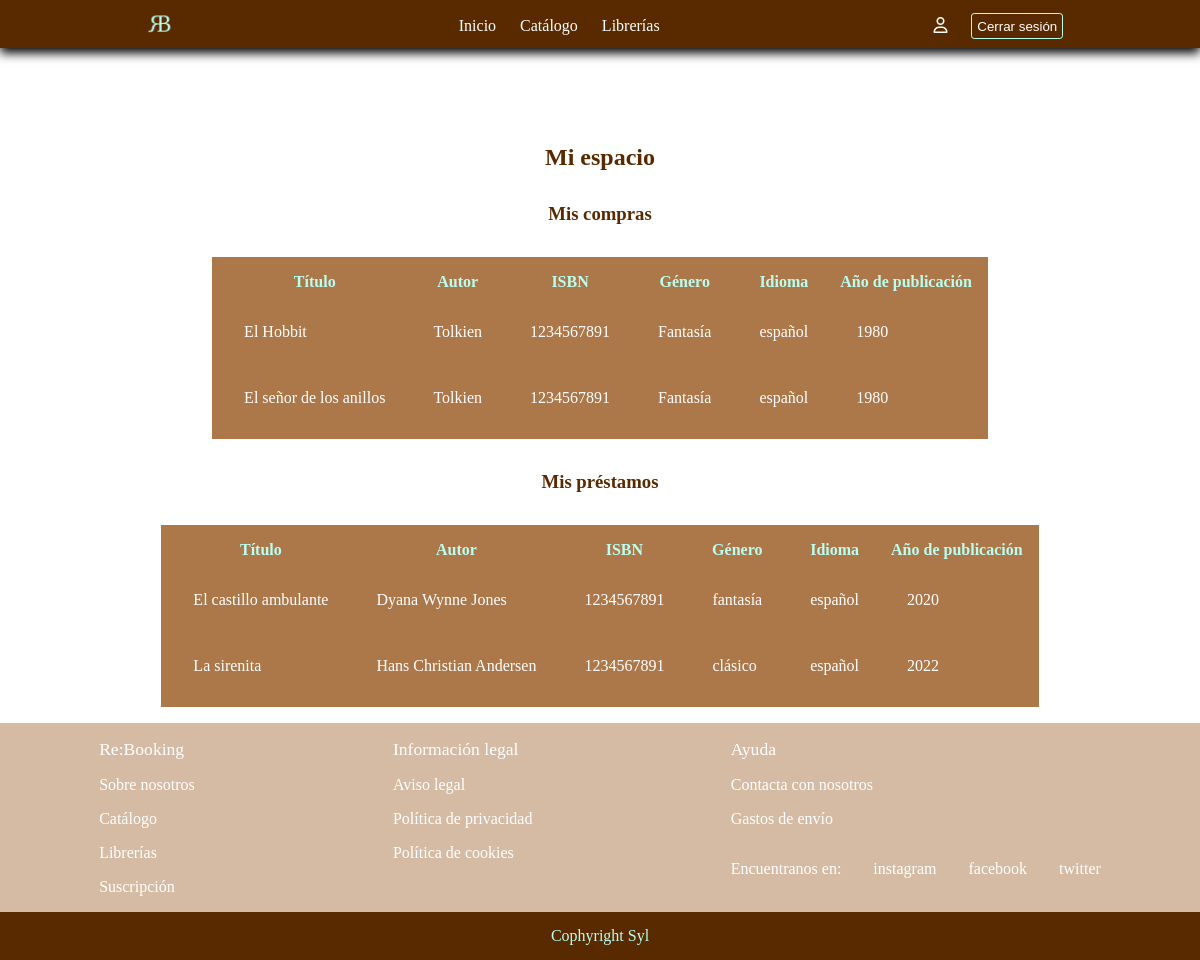
Page /espacioClientes.php (signed in) on the committed database.
### tables this page shows
CREATE TABLE `libros` (
  `idLibro` int(5) NOT NULL,
  `nombreLibro` varchar(100) NOT NULL,
  `isbnLibro` bigint(13) NOT NULL,
  `nombreAutor` varchar(100) NOT NULL,
  `imagenLibro` varchar(100) NOT NULL,
  `generoLibro` varchar(80) NOT NULL,
  `editorialLibro` varchar(100) NOT NULL,
  `estadoLibro` tinyint(1) NOT NULL,
  `precioLibro` decimal(4,0) NOT NULL,
  `idiomaLibro` varchar(50) NOT NULL,
  `anoPublicacion` year(4) NOT NULL
);

### src/espacioClientes.php (the view, shortened to what this page needs)
<?php
$user=$_SESSION['usuario'];
require 'php/conexionBD.php';
?>
<!DOCTYPE html>
<html lang="en">
<head>
    <link rel="stylesheet" href="css/base.css">
    <link rel="stylesheet" href="css/espacio.css">
    <link href="https://cdnjs.cloudflare.com/ajax/libs/font-awesome/6.7.0/css/all.min.css" rel="stylesheet">
</head>
<body>
    <header>
        <ul>
            <li><img class="logo-base" src="./img/logo_base.png" alt="logotipo"></li>
        </ul>
        <ul class="menuPrincipal">
            <li><a href="index.php">Inicio</a></li>
            <li><a href="catalogo.php">Catálogo</a></li>
            <li><a href="librerias.php">Librerías</a></li>
        </ul>
        <?php
        if(isset($_SESSION['usuario'])){
            echo '<ul>
            <li><a href="espacio'.$_SESSION['tipoUser'].'.php"><i class="fa-regular fa-user userContorno"></i>
                <i class="fa-solid fa-user userHover"></i></a></li>
            <li><a href="php/logout.php"><button class="registrar">Cerrar sesión</button></a></li>
        </ul> ';
        }else{
            echo '<ul>
            <li><a href="loginForm.php"><i class="fa-regular fa-user userContorno"></i>
                <i class="fa-solid fa-user userHover"></i></a></li>
            <li><a href="registroForm.php"><button class="registrar">Registrarse</button></a></li>
        </ul> ';
        }
        ?>
    </header>
    <main>
        <h2>Mi espacio</h2>
        <h3>Mis compras</h3>
        <article class="listaCompra">
            <?php
            $conexionBD->set_charset("utf8mb4");
                $consultaId = $conexionBD->query("SELECT idCliente FROM clientes WHERE nombreSesion='$user'");
                $row = mysqli_fetch_array($consultaId, MYSQLI_ASSOC);
                $id=$row['idCliente'];
                $consultaCompra = $conexionBD->query("SELECT * FROM libros WHERE idLibro IN(SELECT idLibro FROM acciones WHERE idCliente=$id AND tipoAccion='compra')");
                echo'<table><thead><th>Título</th><th>Autor</th><th>ISBN</th><th>Género</th><th>Idioma</th><th>Año de publicación</th></thead><tbody>';
                while ($row = mysqli_fetch_array($consultaCompra, MYSQLI_ASSOC)){
                    echo '
                    <tr><td>'.$row['nombreLibro'].'</td><td>'.$row['nombreAutor'].'</td><td>'.$row['isbnLibro'].'</td><td>'.$row['generoLibro'].'</td><td>'.$row['idiomaLibro'].'</td><td>'.$row['anoPublicacion'].'</td></tr>
                    ';
                }
                echo'</tbody></table>';
            ?>
        </article>
        <h3>Mis préstamos</h3>
        <article class="listaPrestamo">
        <?php
                $consultaPrestamo = $conexionBD->query("SELECT * FROM libros WHERE idLibro IN(SELECT idLibro FROM acciones WHERE idCliente=$id AND tipoAccion='prestamo')");
                echo'<table><thead><th>Título</th><th>Autor</th><th>ISBN</th><th>Género</th><th>Idioma</th><th>Año de publicación</th></thead><tbody>';
                while ($row = mysqli_fetch_array($consultaPrestamo, MYSQLI_ASSOC)){
                    echo '
                    <tr><td>'.$row['nombreLibro'].'</td><td>'.$row['nombreAutor'].'</td><td>'.$row['isbnLibro'].'</td><td>'.$row['generoLibro'].'</td><td>'.$row['idiomaLibro'].'</td><td>'.$row['anoPublicacion'].'</td></tr>
                    ';
                }
                echo'</tbody></table>';
            ?>
        </article>
    </main>
      <footer>
        <div class="footerSuperior">
        <ul class="info">
            <li class="tituloFooter">Re:Booking</li>
            <li>Sobre nosotros</li>
            <li>Catálogo</li>
            <li>Librerías</li>
            <li>Suscripción</li>
        </ul>
        <ul class="aviso">
            <li class="tituloFooter">Información legal</li>
            <li>Aviso legal</li>
            <li>Política de privacidad</li>
            <li>Política de cookies</li>
        </ul>
        <ul class="contacto">
            <li class="tituloFooter">Ayuda</li>
            <li>Contacta con nosotros</li>
            <li>Gastos de envío</li>
            <ul class="redes">
                <li>Encuentranos en:</li>
                <li>instagram</li>
                <li>facebook</li>
                <li>twitter</li>
            </ul>
        </ul>
        </div>
        <div class="footerInferior"><p>Cophyright Syl</p></div>
    </footer>
</body>
</html>

### src/css/base.css (style rules this page uses)
*,*::after,*::before { margin: 0; padding: 0; box-sizing: border-box; }
:root { --color-fondo:white; --capa-marron-1:#592A00; --capa-marron-2:#855C37; --capa-marron-3:#9F6E44; --capa-marron-4:#AC784A; --color-destacado:#B8FFF1; --fondo-footer: #D5BBA4; font-family: 'Times New Roman', Times, serif; }
header { grid-area: header; }
main { grid-area: main; }
footer { grid-area: footer; }
body { height: max-content; display: grid; grid-template-rows: repeat(3, auto); grid-template-areas: "header" "main" "footer"; }
header { grid-area: header; position: fixed; z-index: 5; top: 0; height: 3rem; width: 100%; background-color: var(--capa-marron-1); color: var(--color-fondo); display: flex; flex-wrap: wrap; justify-content: space-around; align-items: center; box-shadow: 0px 5px 10px black; }
.logo-base { width: 3rem; position: relative; margin: 0; }
header>ul { display: flex; flex-wrap: wrap; list-style: none; gap: 1.5rem; justify-content: space-around; align-items: center; flex-wrap: wrap; }
a { text-decoration: none; color: var(--color-fondo); display: block; }
.userContorno { display: block; }
.registrar { background-color: transparent; color: var(--color-fondo); padding: .3rem; border: .08rem solid var(--color-destacado); border-radius: .2rem; }
li { list-style: none; }
main { padding-top: 8rem; }
footer { background-color: var(--fondo-footer); color: var(--color-fondo); grid-area: footer; }
div.footerSuperior { display: flex; justify-content: space-around; }
footer li { margin: 1rem; }
.tituloFooter { font-size: 1.1rem; }
.redes { display: flex; flex-wrap: wrap; }
.footerInferior { background-color: var(--capa-marron-1); color: var(--color-destacado); text-align: center; display: flex; justify-content: center; align-items: center; height: 3rem; }

### src/css/espacio.css (style rules this page uses)
:root { --color-fondo:white; --capa-marron-1:#592A00; --capa-marron-2:#855C37; --capa-marron-3:#9F6E44; --capa-marron-4:#AC784A; --color-destacado:#B8FFF1; --fondo-footer: #D5BBA4; font-family: 'Times New Roman', Times, serif; }
h2,h3 { color: var(--capa-marron-1); padding: 1rem; }
article { background-color: var(--capa-marron-4); color: var(--color-fondo); margin: 1rem; }
td { padding: 1rem; }
th { color: var(--color-destacado); }
table { border-spacing: 1rem; }
main { display: flex; flex-direction: column; align-items: center; }

### rows in the picture
libros: nombreLibro "El Hobbit", nombreAutor "Tolkien", isbnLibro "1234567891", generoLibro "Fantasía", idiomaLibro "español", anoPublicacion "1980"
libros: nombreLibro "El señor de los anillos", nombreAutor "Tolkien", isbnLibro "1234567891", generoLibro "Fantasía", idiomaLibro "español", anoPublicacion "1980"
libros: nombreLibro "El castillo ambulante", nombreAutor "Dyana Wynne Jones", isbnLibro "1234567891", generoLibro "fantasía", idiomaLibro "español", anoPublicacion "2020"
libros: nombreLibro "La sirenita", nombreAutor "Hans Christian Andersen", isbnLibro "1234567891", generoLibro "clásico", idiomaLibro "español", anoPublicacion "2022"
